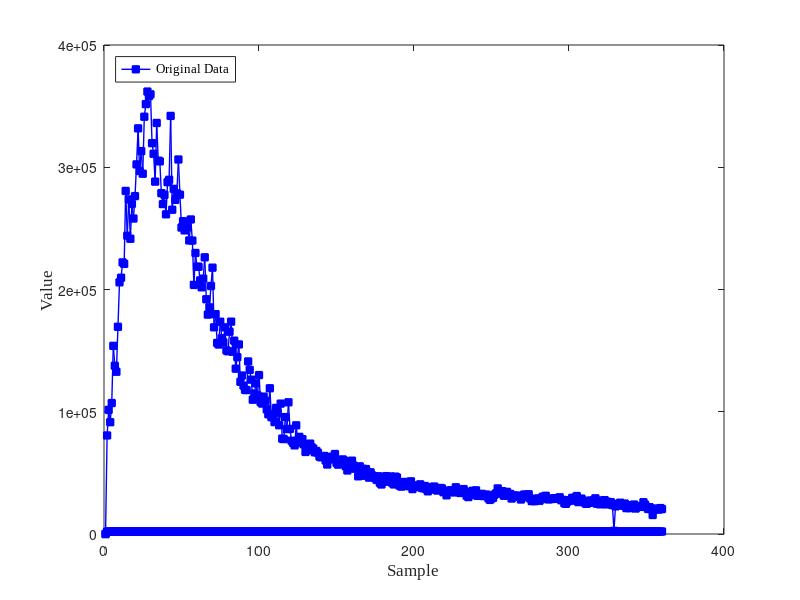

This figure's MATLAB source: (Note: this script raises an error after producing the figure.)
%% 1.环境清理
clear, clc, close all;
%% 2.导入数据
data=xlsread('1.csv');
data1=data;
% 原始数据绘图
figure
plot(data,'-s','Color',[0 0 255]./255,'linewidth',1,'Markersize',5,'MarkerFaceColor',[0 0 255]./255)
legend('Original Data','Location','NorthWest','FontName','Times New Roman');
xlabel('Sample','fontsize',12,'FontName','Times New Roman');
ylabel('Value','fontsize',12,'FontName','Times New Roman');
%% 3.数据处理
numTimeStepsTrain = floor(350);%数据训练 ，剩下的用来验证
[XTrain,YTrain,XTest,YTest,mu,sig] = shujuchuli(data,numTimeStepsTrain);
%% 4.定义LSTM结构参数
numFeatures= 1;%输入节点
numResponses = 1;%输出节点
numHiddenUnits = 500;%隐含层神经元节点数 

%构建 LSTM网络 
layers = [sequenceInputLayer(numFeatures) 
 lstmLayer(numHiddenUnits) %lstm函数 
dropoutLayer(0.2)%丢弃层概率 
 reluLayer('name','relu')% 激励函数 RELU 
fullyConnectedLayer(numResponses)
regressionLayer];

XTrain=XTrain';
YTrain=YTrain';

%% 5.定义LSTM函数参数 
def_options();
%% 6.训练LSTM网络 
net = trainNetwork(XTrain,YTrain,layers,options);

%% 7.建立训练模型 
net = predictAndUpdateState(net,XTrain);

%% 8.仿真预测(训练集) 
M = numel(XTrain);
for i = 1:M
    [net,YPred_1(:,i)] = predictAndUpdateState(net,XTrain(:,i),'ExecutionEnvironment','cpu');%
end
T_sim1 = sig*YPred_1 + mu;%预测结果去标准化 ，恢复原来的数量级 
%% 9.仿真预测(验证集) 
N = numel(XTest);
for i = 1:N
    [net,YPred_2(:,i)] = predictAndUpdateState(net,XTest(:,i),'ExecutionEnvironment','cpu');%
end
T_sim2 = sig*YPred_2 + mu;%预测结果去标准化 ，恢复原来的数量级 
%% 10.评价指标
%  均方根误差
T_train=data1(1:M)';
T_test=data1(M+1:end)';
error1 = sqrt(sum((T_sim1 - T_train).^2) ./ M);
error2 = sqrt(sum((T_sim2 - T_test ).^2) ./ N);
%  MAE
mae1 = sum(abs(T_sim1 - T_train)) ./ M ;
mae2 = sum(abs(T_sim2 - T_test )) ./ N ;
disp(['The MAE of training set：', num2str(mae1)])
disp(['The MAE of verification set：', num2str(mae2)])
%  MAPE
maep1 = sum(abs(T_sim1 - T_train)./T_train) ./ M ;
maep2 = sum(abs(T_sim2 - T_test )./T_test) ./ N ;
disp(['The MAPE of training set：', num2str(maep1)])
disp(['The MAPE of verification set：', num2str(maep2)])
%  RMSE
RMSE1 = sqrt(sumsqr(T_sim1 - T_train)/M);
RMSE2 = sqrt(sumsqr(T_sim2 - T_test)/N);
disp(['The RMSE of training set：', num2str(RMSE1)])
disp(['The RMSE of verification set：', num2str(RMSE2)])
%% 11. 绘图
figure
subplot(2,1,1)
plot(T_sim1,'-s','Color',[255 0 0]./255,'linewidth',1,'Markersize',5,'MarkerFaceColor',[250 0 0]./255)
hold on 
plot(T_train,'-o','Color',[150 150 150]./255,'linewidth',0.8,'Markersize',4,'MarkerFaceColor',[150 150 150]./255)
legend( 'LSTM fitting the training data','Actual analytical data','Location','NorthWest','FontName','Times New Roman');
title('The prediciting result of LSTM model and the true value','fontsize',12,'FontName','Times New Roman')
xlabel('Sample','fontsize',12,'FontName','Times New Roman');
ylabel('Data','fontsize',12,'FontName','Times New Roman');
xlim([1 M])
%-------------------------------------------------------------------------------------
subplot(2,1,2)
bar((T_sim1 - T_train)./T_train)   
legend('The relative error of LSTM model training set','Location','NorthEast','FontName','Times New Roman')
title('The relative error of LSTM model training set','fontsize',12,'FontName','Times New Roman')
ylabel('Error','fontsize',12,'FontName','Times New Roman')
xlabel('Sample','fontsize',12,'FontName','Times New Roman')
xlim([1 M]);
%-------------------------------------------------------------------------------------
figure
subplot(2,1,1)
plot(T_sim2,'-s','Color',[0 0 255]./255,'linewidth',1,'Markersize',5,'MarkerFaceColor',[0 0 255]./255)
hold on 
plot(T_test,'-o','Color',[0 0 0]./255,'linewidth',0.8,'Markersize',4,'MarkerFaceColor',[0 0 0]./255)
legend('LSTM prediciting the testing data','True analytical data','Location','NorthWest','FontName','Times New Roman');
title('LSTM predicited testing data and the true value','fontsize',12,'FontName','Times New Roman')
xlabel('Sample','fontsize',12,'FontName','Times New Roman');
ylabel('Data','fontsize',12,'FontName','Times New Roman');
xlim([1 N])
%-------------------------------------------------------------------------------------
subplot(2,1,2)
bar((T_sim2 - T_test )./T_test)   
legend('The relative error of LSTM model testing set','Location','NorthEast','FontName','Times New Roman')
title('The relative error of LSTM model testing set','fontsize',12,'FontName','Times New Roman')
ylabel('Error','fontsize',12,'FontName','Times New Roman')
xlabel('Sample','fontsize',12,'FontName','Times New Roman')
xlim([1 N]);

%% 12.预测未来
P = 88;% 预测未来数量
YPred_3 = [];%预测结果清零 
[T_sim3] = yuceweilai(net,XTrain,data,P,YPred_3,sig,mu)

%%  13.绘图
figure
plot(1:size(data,1),data,'-s','Color',[255 0 0]./255,'linewidth',1,'Markersize',5,'MarkerFaceColor',[250 0 0]./255)
hold on 
plot(size(data,1)+1:size(data,1)+P,T_sim3,'-o','Color',[150 150 150]./255,'linewidth',0.8,'Markersize',4,'MarkerFaceColor',[150 150 150]./255)
legend( 'The prediciting result of LSTM model','Location','NorthWest','FontName','Times New Roman');
title('The prediciting result of LSTM model','fontsize',12,'FontName','Times New Roman')
xlabel('Sample','fontsize',12,'FontName','Times New Roman');
ylabel('Data','fontsize',12,'FontName','Times New Roman');
